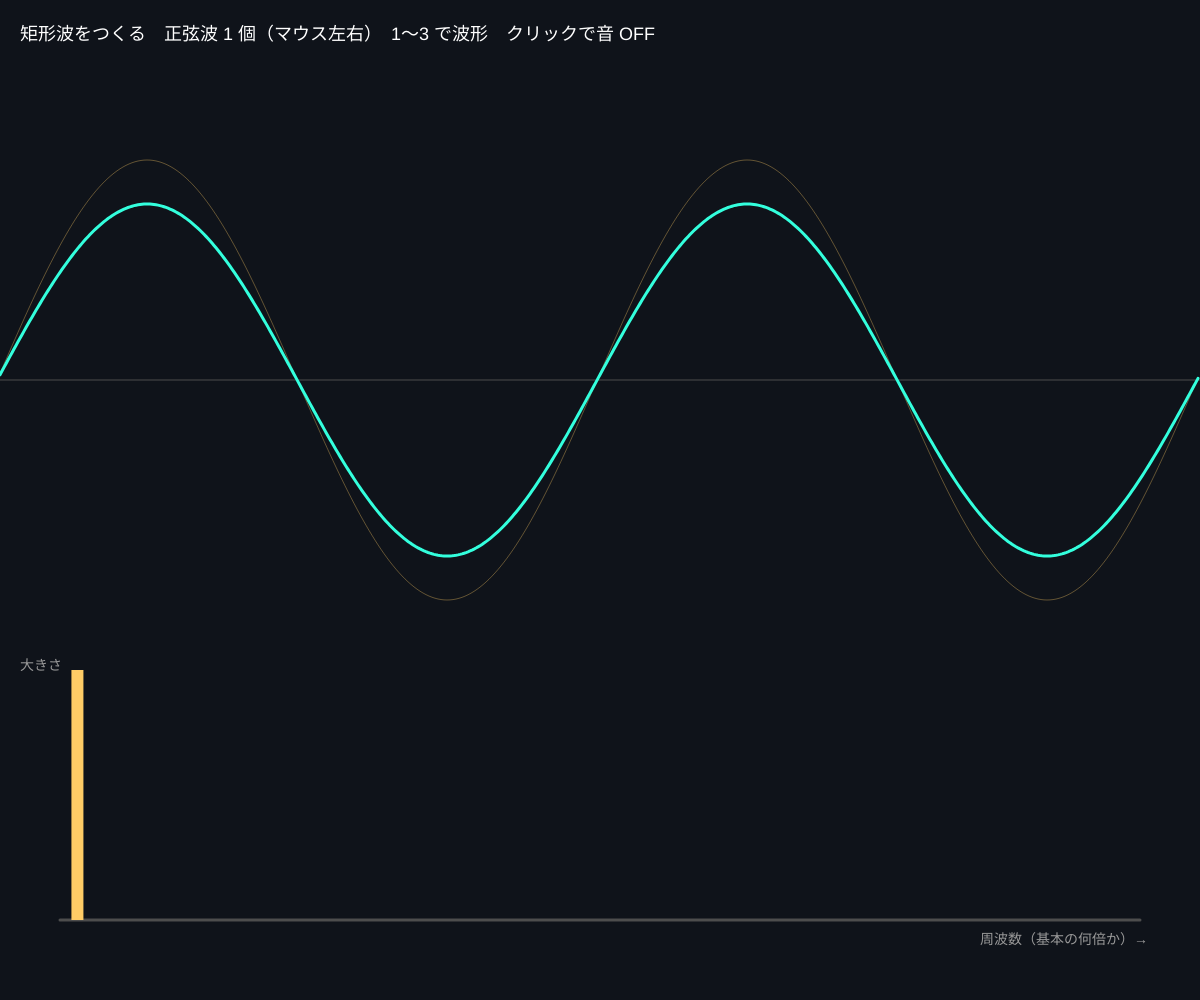
Frame 1 (no input)
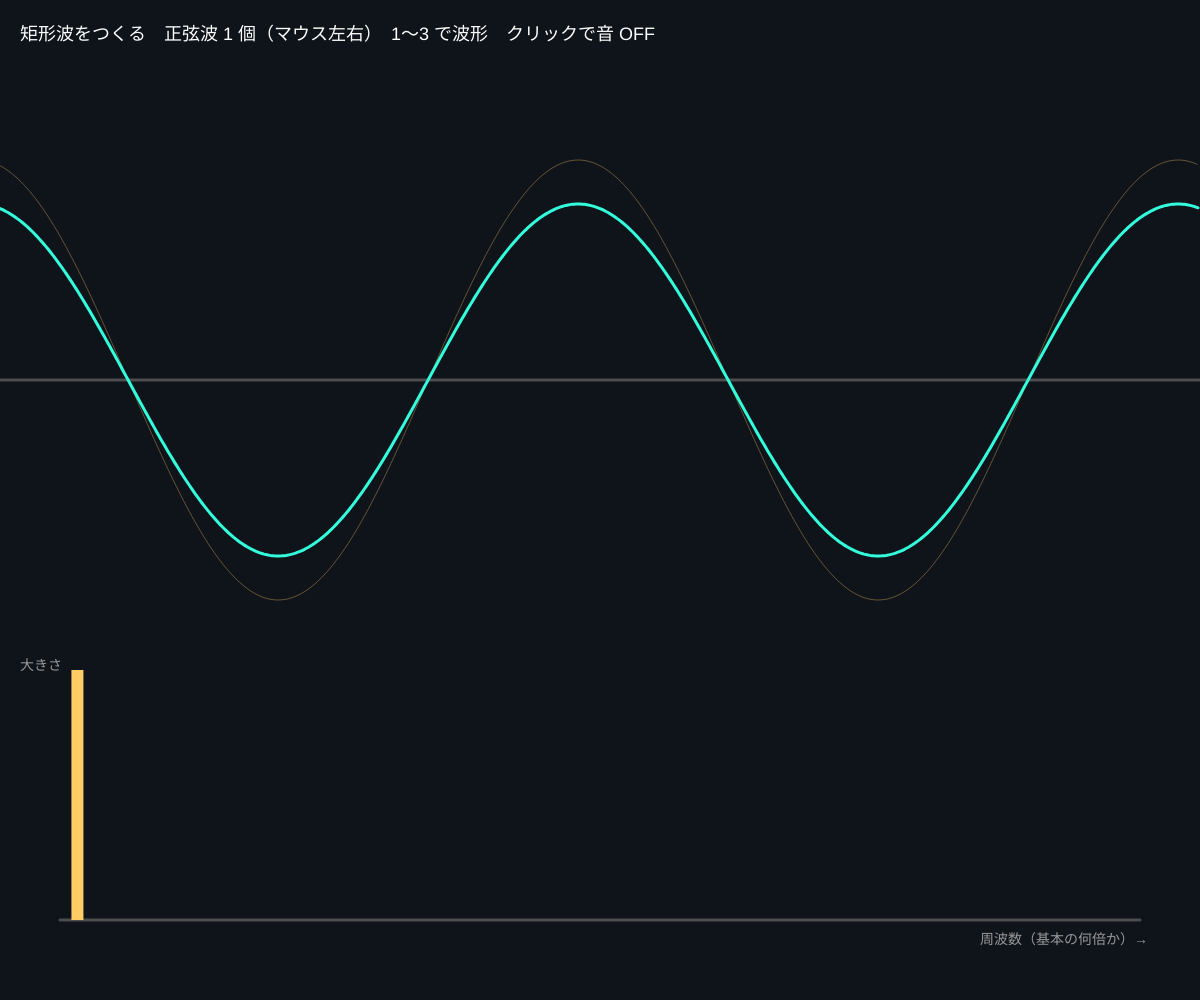
Frame 60 (no input)
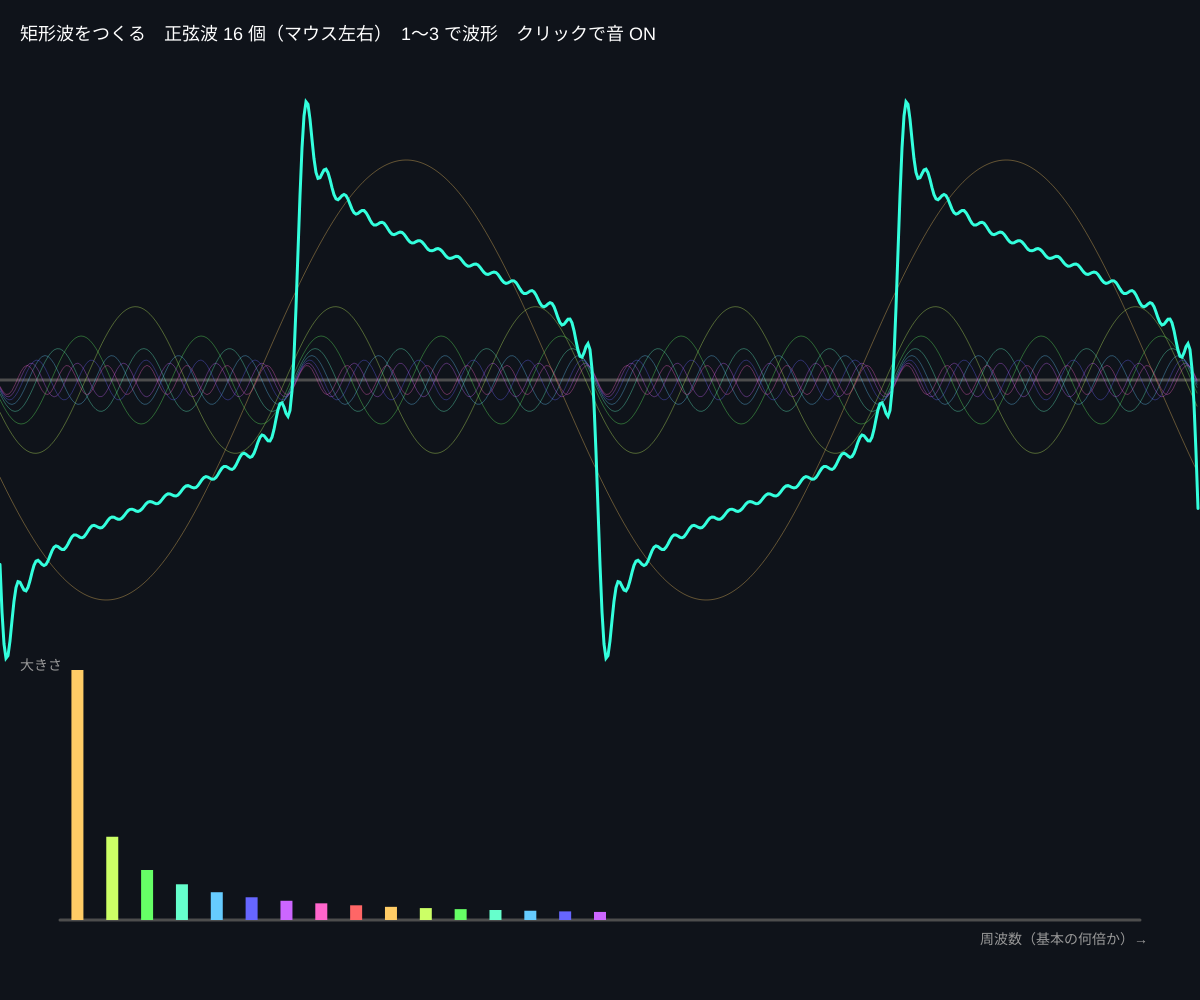
Frame 120 (the mouse pressed at the canvas centre since frame 60)

The p5.js sketch that drew these frames (run headless with seeded random() and noise() and a simulated clock; from frame 60 on, the mouse is pressed at the canvas centre):

// p5.js sketch
// ── sketch.js
// ============================================
// 01 波を足す（フーリエ級数）
// 正弦波を「1倍・3倍・5倍…」の周波数で足していくと、矩形波になる！
// どんな波も、正弦波の足し算で作れる（フーリエの定理）
// マウス左右 = 足す波の数（1〜30） / 1〜3 キーで目標の波形 / クリックで音
// ============================================

let n = 1; // 足す正弦波の数
let target = 1; // 1 = 矩形波, 2 = のこぎり波, 3 = 三角波
let names = ['', '矩形波', 'のこぎり波', '三角波'];
let phase = 0;
let playing = false;

function setup() {
  createCanvas(windowWidth, windowHeight);
  colorMode(HSB, 360, 100, 100, 100);
}

// k 番目の正弦波の「周波数の倍率」と「大きさ」を返す（★ ここが各波形のレシピ）
function harmonic(k) {
  if (target === 1) return { mult: 2 * k - 1, amp: 1 / (2 * k - 1) }; // 奇数倍、1/n
  if (target === 2) return { mult: k, amp: ((k % 2 === 0 ? -1 : 1) * 1) / k }; // 全部、1/n、符号交互
  return { mult: 2 * k - 1, amp: ((k % 2 === 0 ? -1 : 1) * 1) / ((2 * k - 1) * (2 * k - 1)) }; // 奇数倍、1/n²
}

function draw() {
  background(220, 40, 10);
  n = floor(map(mouseX, 0, width, 1, 31, true));
  phase += 0.03;

  // ---- 上：足し合わせた波 ----
  let top = 100, mid = height * 0.38, h = height * 0.22;
  stroke(0, 0, 30);
  line(0, mid, width, mid);
  noFill();
  // 足す前の各波（うすく）
  for (let k = 1; k <= min(n, 8); k++) {
    let hm = harmonic(k);
    stroke((k * 40) % 360, 60, 100, 35);
    strokeWeight(1);
    beginShape();
    for (let x = 0; x < width; x += 3) {
      let t = (x / width) * TWO_PI * 2;
      vertex(x, mid - hm.amp * sin(hm.mult * t + phase) * h);
    }
    endShape();
  }
  // 合計
  stroke(170, 80, 100);
  strokeWeight(3);
  beginShape();
  for (let x = 0; x < width; x += 2) {
    let t = (x / width) * TWO_PI * 2;
    let y = 0;
    for (let k = 1; k <= n; k++) {
      let hm = harmonic(k);
      y += hm.amp * sin(hm.mult * t + phase); // ★ 正弦波の足し算
    }
    vertex(x, mid - y * h * 0.8);
  }
  endShape();

  // ---- 下：スペクトル（どの周波数がどれだけ入っているか）----
  let base = height - 80, sh = height * 0.25;
  stroke(0, 0, 30);
  line(60, base, width - 60, base);
  noStroke();
  for (let k = 1; k <= n; k++) {
    let hm = harmonic(k);
    let x = map(hm.mult, 0, 62, 60, width - 60);
    fill((k * 40) % 360, 60, 100);
    rect(x - 6, base - abs(hm.amp) * sh, 12, abs(hm.amp) * sh);
  }
  fill(0, 0, 60);
  textSize(14);
  text('周波数（基本の何倍か）→', width - 220, base + 24);
  text('大きさ', 20, base - sh);

  if (playing) updateSound();

  fill(0, 0, 100);
  textSize(18);
  text(names[target] + 'をつくる　正弦波 ' + n + ' 個（マウス左右）　1〜3 で波形　クリックで音 ' + (playing ? 'ON' : 'OFF'), 20, 40);
}

function keyPressed() {
  if (key >= '1' && key <= '3') target = int(key);
}

function mousePressed() {
  startAudio();
  playing = !playing;
  if (!playing) for (let g of gains) g.gain.setTargetAtTime(0, audioCtx.currentTime, 0.02);
}

// ---------- やってみよう ----------
// 1. n を 1 から増やして、角がだんだんできるのを見よう（30 でも完全な矩形にはならない）
// 2. 自分のレシピを書く：harmonic で mult と amp を自由に決める
// 3. 音を聞き比べる：矩形波はクラリネット、のこぎり波は弦楽器に似ている


// ==================================================
// ここから下は「音を鳴らすための道具」（30 個の正弦波を同時に鳴らす）
// ==================================================
let audioCtx, oscs = [], gains = [];

function startAudio() {
  if (!audioCtx) {
    audioCtx = new AudioContext();
    for (let k = 0; k < 30; k++) {
      let o = audioCtx.createOscillator();
      let g = audioCtx.createGain();
      g.gain.value = 0;
      o.connect(g);
      g.connect(audioCtx.destination);
      o.start();
      oscs.push(o);
      gains.push(g);
    }
  }
  audioCtx.resume();
}

function updateSound() {
  let t = audioCtx.currentTime;
  for (let k = 0; k < 30; k++) {
    let hm = harmonic(k + 1);
    let on = k < n;
    oscs[k].frequency.setTargetAtTime(220 * hm.mult, t, 0.02);
    gains[k].gain.setTargetAtTime(on ? abs(hm.amp) * 0.15 : 0, t, 0.02);
  }
}
